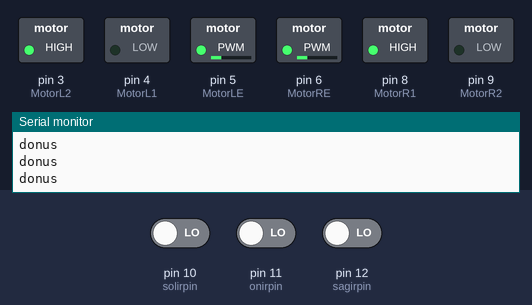
A sketch run on a simulated Arduino Uno, built with avr-gcc and run on an emulated ATmega328P. On the bench: switched loads named in the sketch (green lamp = pin HIGH), the last lines printed to the serial monitor. The test bench sets the inputs (shaded band); at power-on: pin 11 (onirpin) LOW, pin 12 (sagirpin) LOW, pin 10 (solirpin) LOW.

Above: at 1.2 s.
1.3 s: pin 11 (onirpin) driven HIGH
At 1.8 s:
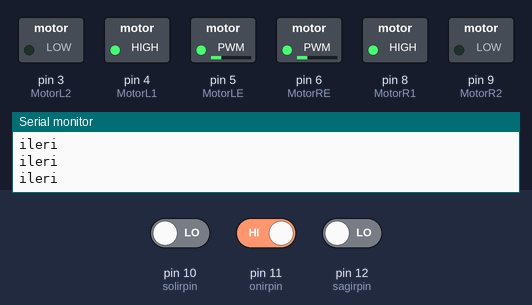
2.8 s: pin 11 (onirpin) driven LOW
At 4.0 s:
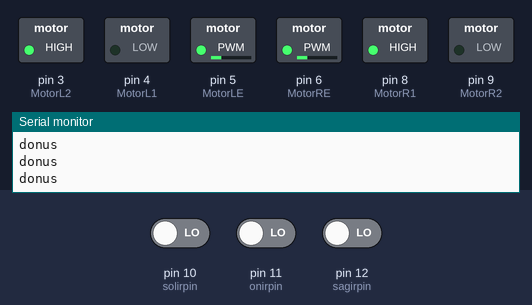
4.3 s: pin 12 (sagirpin) driven HIGH
At 5.2 s:
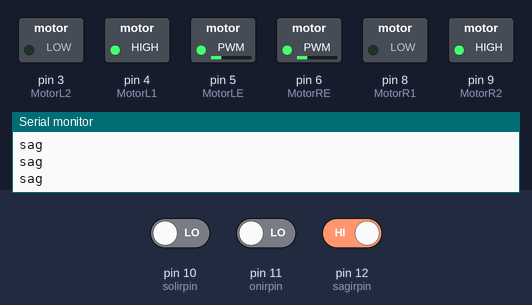
5.8 s: pin 10 (solirpin) driven HIGH
At 6.8 s:
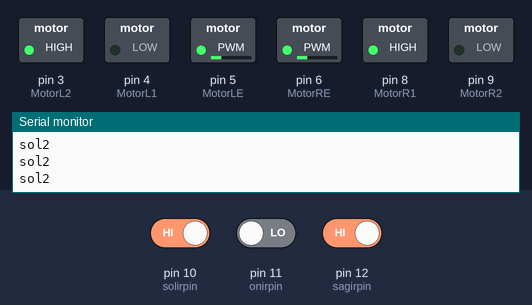
7.6 s: pin 10 (solirpin) driven LOW
At 7.9 s:
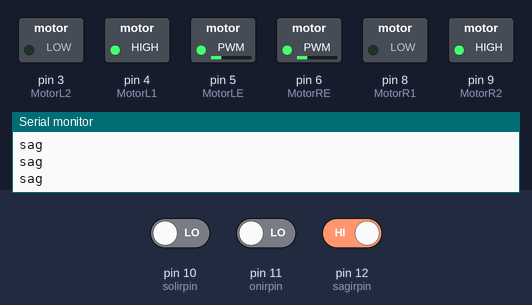
9.1 s: pin 12 (sagirpin) driven LOW
At 10.3 s:
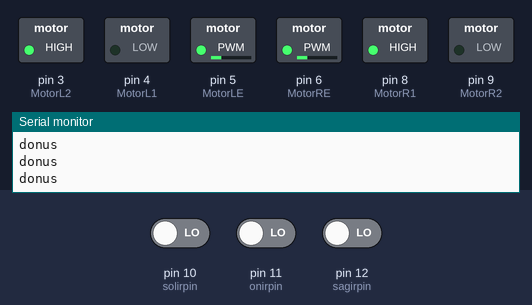
Timing chart, 0 to 12.1 s (numbered marks = the images above; inputs shaded):
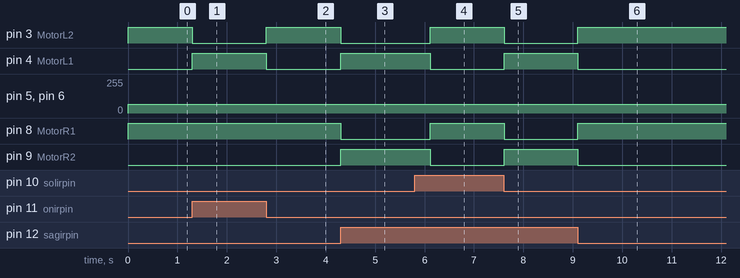

The sketch:

labirent___zen.ino
```cpp
// ır sensörleri ile yapılan deneme
int onirpin = 11 ; // on kızıl ötesi
int solirpin = 10; // sol kızıl ötesi
int sagirpin = 12 ; // sağ kızıl ötesi
int sagsolbos = 0;
int teksayi[10] = {1, 3, 5, 7, 9, 11, 13, 15, 17, 19};
int ciftsayi[10] = {2, 4, 6, 8, 10, 12, 14, 16, 18, 20};
#define MotorLE 5 // Sol motor hız pini
#define MotorRE 6 // Sağ motor hız pini
#define MotorL1 4 // Sol motor pin 1
#define MotorL2 3 // Sol motor pin 2
#define MotorR1 8 //Sağ motor pin 1
#define MotorR2 9 // Sağ motor pin 2
int donnus ;
void setup()
{
pinMode(onirpin , INPUT);
pinMode(solirpin , INPUT);
pinMode(sagirpin , INPUT);
pinMode(MotorLE, OUTPUT);
pinMode(MotorRE, OUTPUT);
pinMode(MotorL1, OUTPUT);
pinMode(MotorL2, OUTPUT);
pinMode(MotorR1, OUTPUT);
pinMode(MotorR2, OUTPUT);
Serial.begin(9600);
}

void loop()
{
  int onir , solir , sagir ;
  onir = (digitalRead(onirpin));
  solir = (digitalRead(solirpin));
  sagir=(digitalRead(sagirpin));
    if((onir == 1 && sagir == 0 && solir == 0) || (onir == 1 && sagir == 0 && solir == 1) || (onir == 1 && sagir == 1 && solir == 0) || (onir == 1 && sagir == 1 && solir == 1) )
  {
    ileri();
    Serial.println("ileri");
  }
  if(onir == 0 && sagir == 0 && solir == 1)
  {
    sol ();
    Serial.println("sol");
  }
  if (onir == 0 && sagir == 1 && solir == 0)
  {
   sag();
   Serial.println("sag");
  }
  if (onir == 0 && sagir == 0 && solir == 0)
  {
    donus();
    Serial.println("donus");
  }
    if(onir == 0 && sagir == 1 && solir == 1){

    dur();
    donnus++;
    if(donnus/2 == 0) {sag(); Serial.println("sağ2"); delay(300);}
    else {sol();Serial.println("sol2");delay(300);}}
  }


void ileri(){  // Robotun ileri yönde hareketi için fonksiyon tanımlıyoruz.
  digitalWrite(MotorR1, HIGH); // Sağ motorun ileri hareketi aktif
  digitalWrite(MotorR2, LOW); // Sağ motorun geri hareketi pasif
  analogWrite(MotorRE, 65); // Sağ motorun hızı 150
  digitalWrite(MotorL1, HIGH); // Sol motorun ileri hareketi aktif
  digitalWrite(MotorL2, LOW); // Sol motorun geri hareketi pasif
  analogWrite(MotorLE, 65); // Sol motorun hızı 150

}
void sag(){ // Robotun sağa dönme hareketi için fonksiyon tanımlıyoruz.
  digitalWrite(MotorR1, LOW); // Sağ motorun ileri hareketi aktif
  digitalWrite(MotorR2, HIGH); // Sağ motorun geri hareketi pasif
  analogWrite(MotorRE, 65); // Sağ motorun hızı 0 (Motor duruyor)
  digitalWrite(MotorL1, HIGH); // Sol motorun ileri hareketi aktif
  digitalWrite(MotorL2, LOW); // Sol motorun geri hareketi pasif
  analogWrite(MotorLE, 65); // Sol motorun hızı 150

}

void sol(){ // Robotun sağa dönme hareketi için fonksiyon tanımlıyoruz.
  digitalWrite(MotorR1, HIGH); // Sağ motorun ileri hareketi aktif
  digitalWrite(MotorR2, LOW); // Sağ motorun geri hareketi pasif
  analogWrite(MotorRE, 65); // Sağ motorun hızı 0 (Motor duruyor)
  digitalWrite(MotorL1, LOW); // Sol motorun ileri hareketi aktif
  digitalWrite(MotorL2, HIGH); // Sol motorun geri hareketi pasif
  analogWrite(MotorLE, 65); // Sol motorun hızı 150

}

void dur(){
  digitalWrite(MotorR1, LOW);
  digitalWrite(MotorR2, LOW);
  analogWrite(MotorRE, 0);
  digitalWrite(MotorL1, LOW);
  digitalWrite(MotorL2, LOW);
  analogWrite(MotorLE, 0);

}

void donus()
{
digitalWrite(MotorR1, HIGH);
  digitalWrite(MotorR2, LOW);
  analogWrite(MotorRE, 65);
  digitalWrite(MotorL1, LOW);
  digitalWrite(MotorL2, HIGH);
  analogWrite(MotorLE,65 );

}
```

Measured:
- after the input at 1.3 s, pin 3 (MotorL2): HIGH → LOW at once; pin 4 (MotorL1): LOW → HIGH at once
- after the input at 2.8 s, pin 3 (MotorL2): LOW → HIGH at once; pin 4 (MotorL1): HIGH → LOW at once
- after the input at 4.3 s, pin 3 (MotorL2), pin 8 (MotorR1): HIGH → LOW at once; pin 4 (MotorL1), pin 9 (MotorR2): LOW → HIGH at once
- after the input at 5.8 s, pin 3 (MotorL2), pin 8 (MotorR1): LOW → HIGH after 0.31 s; pin 4 (MotorL1), pin 9 (MotorR2): HIGH → LOW after 0.31 s
- after the input at 7.6 s, pin 3 (MotorL2), pin 8 (MotorR1): HIGH → LOW at once; pin 4 (MotorL1), pin 9 (MotorR2): LOW → HIGH at once
- after the input at 9.1 s, pin 3 (MotorL2), pin 8 (MotorR1): LOW → HIGH at once; pin 4 (MotorL1), pin 9 (MotorR2): HIGH → LOW at once
